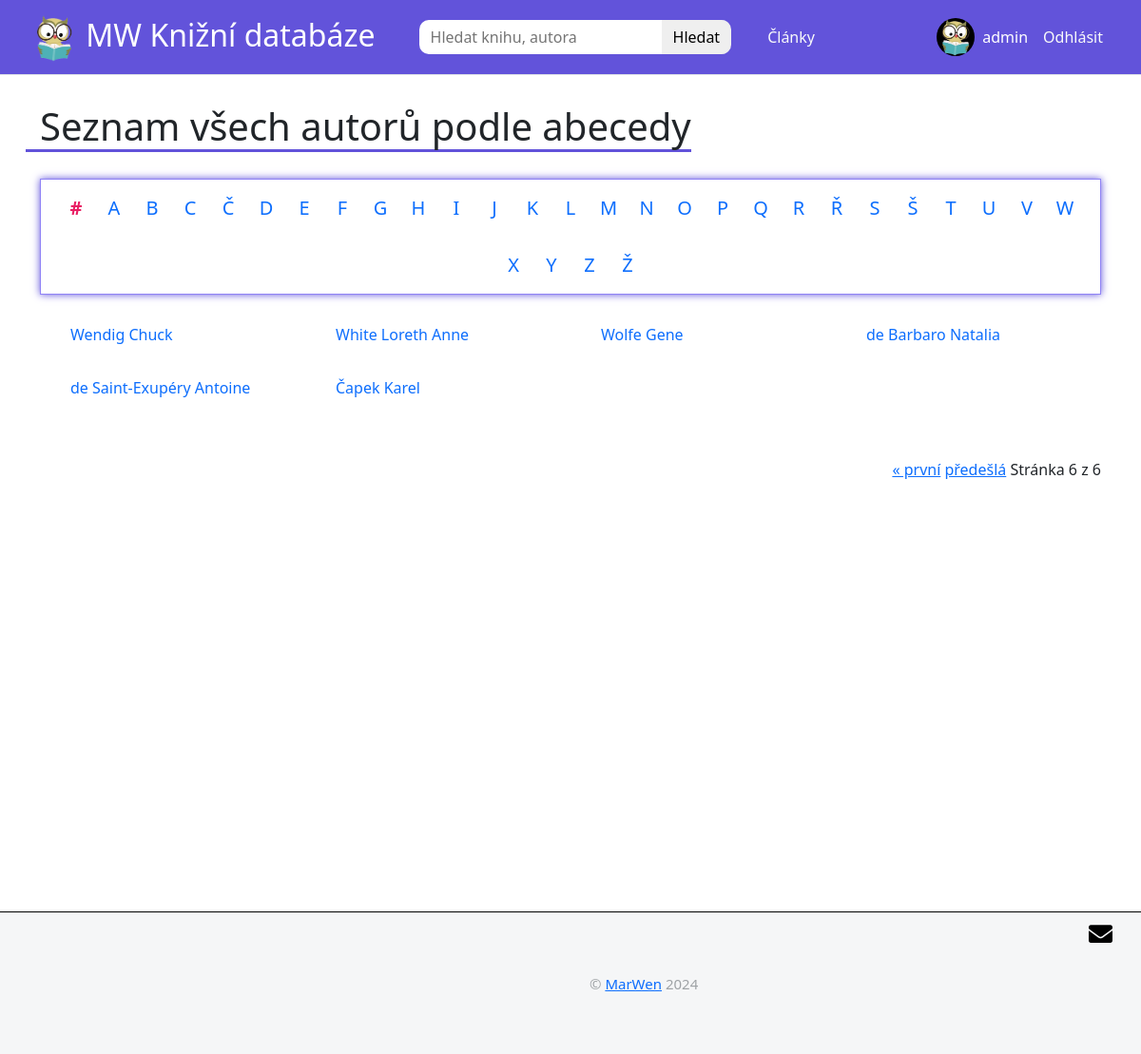
Page /vsichni-autori/?page=6 (signed in) on the earlier database version.
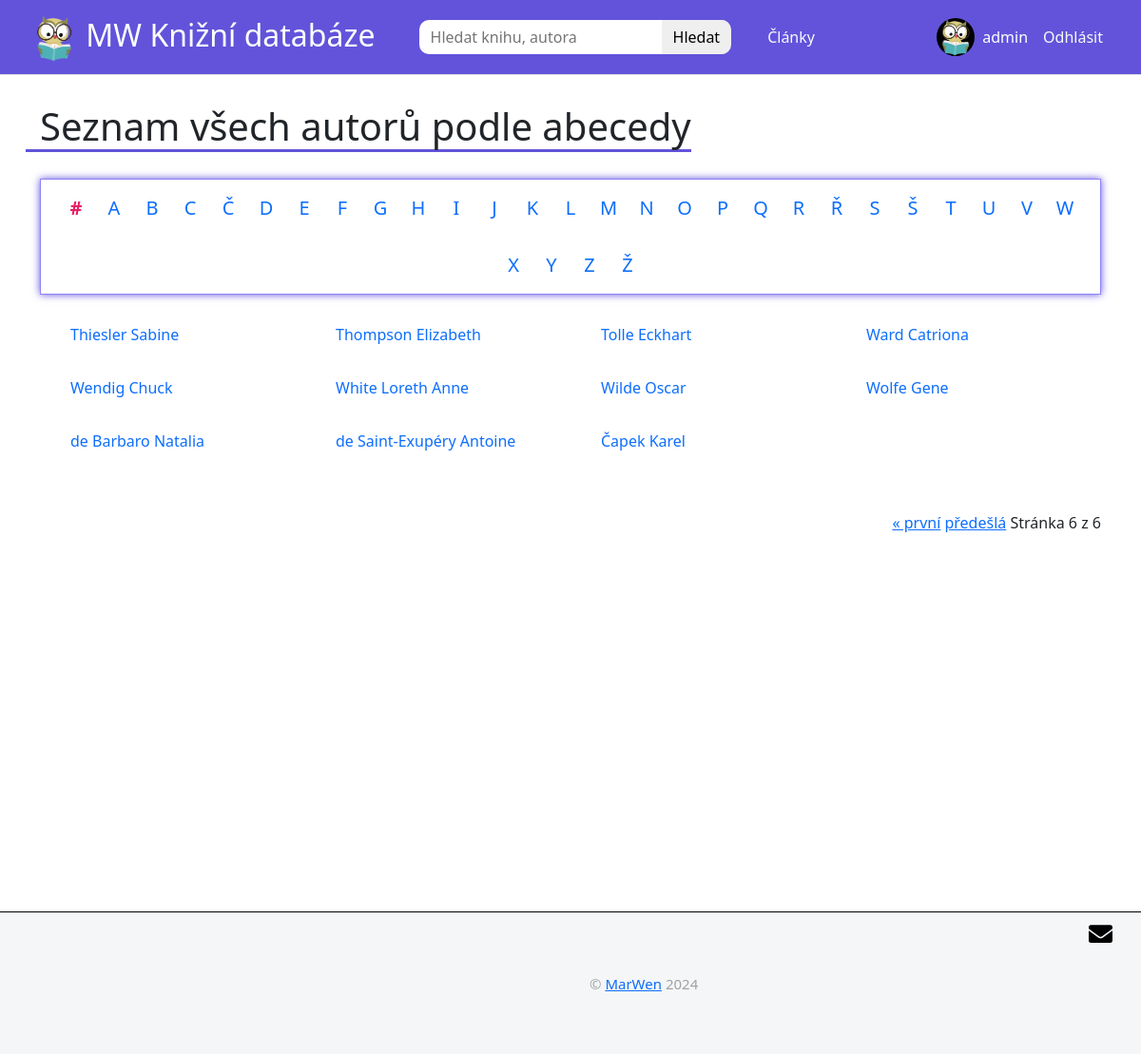
Same page on the later database version.
### knihy/models.py (models this page shows, shortened)
class Author(models.Model):
    first_name = models.CharField(max_length=50, default="")
    last_name = models.CharField(max_length=50, null=True, blank=True)
    slug = models.SlugField(max_length=50, null=True, blank=True)
    class Meta:
        ordering = ["last_name"]

### knihy/views.py (the view)
# urls.py: path("vsichni-autori/", AllAuthorsView.as_view(), name="vsichni-autori"),
class AllAuthorsView(ListView):
    model = Author
    template_name = "vsichni-autori.html"
    paginate_by = 20
    def get_queryset(self):
        return Author.objects.order_by("last_name")
    def get_context_data(self, **kwargs):
        context = super().get_context_data(**kwargs)
        all_authors = self.get_queryset()
        paginator = Paginator(all_authors, self.paginate_by)
        page = self.request.GET.get('page')
        try:
            context["all_authors"] = paginator.page(page)
        except PageNotAnInteger:
            context["all_authors"] = paginator.page(1)
        except EmptyPage:
            context["all_authors"] = paginator.page(paginator.num_pages)
        return context

### knihy/templates/vsichni-autori.html (shortened to what this page needs)
{% extends "base.html" %}
{% block content %}
<h1>Seznam všech autorů podle abecedy</h1>
<div class="abeceda-autoru">
    <ul>
        <li>
            <a href="{% url 'vsichni-autori' %}" class="active">#</a>
        </li>
        {% for char in 'ABCČDEFGHIJKLMNOPQRŘSŠTUVWXYZŽ' %}
        <li>
            <a href="{% url 'vsichni-autori-abecedne' char %}">{{ char }}</a>
        </li>
        {% endfor %}
    </ul>
</div>
<div class="abc-authors">
    {% for author in all_authors %}
    <ul>
        <li>
            <a href="{% url 'detail-autora' author.slug %}">
                <p>{{ author.last_name }} {{ author.first_name }}</p>
            </a>
        </li>
    </ul>
    {% endfor %}
</div>
<div class="pagination">
    <span class="step-links">
        {% if all_authors.has_previous %}
            <a href="?page=1">&laquo; první</a>
            <a href="?page={{ all_authors.previous_page_number }}">předešlá</a>
        {% endif %}
        <span class="current">
            Stránka {{ all_authors.number }} z {{ all_authors.paginator.num_pages }}
        </span>
    </span>
</div>
{% endblock %}

Differences in the rows shown:
now on this page (row unchanged): Author: last_name "Thiesler", first_name "Sabine"
now on this page (row unchanged): Author: last_name "Thompson", first_name "Elizabeth"
added Author: last_name "Tolle", first_name "Eckhart"
now on this page (row unchanged): Author: last_name "Ward", first_name "Catriona"
added Author: last_name "Wilde", first_name "Oscar"
